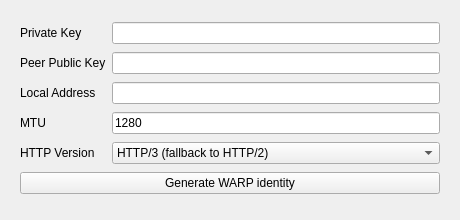
<?xml version="1.0" encoding="UTF-8"?>
<ui version="4.0">
 <class>EditMasque</class>
 <widget class="QWidget" name="EditMasque">
  <property name="geometry">
   <rect>
    <x>0</x>
    <y>0</y>
    <width>460</width>
    <height>220</height>
   </rect>
  </property>
  <property name="windowTitle">
   <string notr="true">EditMasque</string>
  </property>
  <layout class="QVBoxLayout" name="horizontalLayout">
   <item>
    <widget class="QWidget" name="widget" native="true">
     <layout class="QGridLayout" name="formLayout">
      <item row="0" column="0">
       <widget class="QLabel" name="private_key_l">
        <property name="toolTip">
         <string>Base64 DER of the enrolled ECDSA P-256 key; it signs the TLS client certificate.</string>
        </property>
        <property name="text">
         <string>Private Key</string>
        </property>
        <property name="buddy">
         <cstring>private_key</cstring>
        </property>
       </widget>
      </item>
      <item row="0" column="1">
       <widget class="QLineEdit" name="private_key"/>
      </item>
      <item row="1" column="0">
       <widget class="QLabel" name="peer_public_key_l">
        <property name="toolTip">
         <string>Base64 DER of the server's public key. When set, it pins the server certificate, even with Allow insecure.</string>
        </property>
        <property name="text">
         <string>Peer Public Key</string>
        </property>
        <property name="buddy">
         <cstring>peer_public_key</cstring>
        </property>
       </widget>
      </item>
      <item row="1" column="1">
       <widget class="QLineEdit" name="peer_public_key"/>
      </item>
      <item row="2" column="0">
       <widget class="QLabel" name="address_l">
        <property name="toolTip">
         <string>Comma separated list of the tunnel's own addresses, e.g. 172.16.0.2/32,2606:4700::1/128</string>
        </property>
        <property name="text">
         <string>Local Address</string>
        </property>
        <property name="buddy">
         <cstring>address</cstring>
        </property>
       </widget>
      </item>
      <item row="2" column="1">
       <widget class="QLineEdit" name="address"/>
      </item>
      <item row="3" column="0">
       <widget class="QLabel" name="mtu_l">
        <property name="text">
         <string>MTU</string>
        </property>
        <property name="buddy">
         <cstring>mtu</cstring>
        </property>
       </widget>
      </item>
      <item row="3" column="1">
       <widget class="QLineEdit" name="mtu">
        <property name="text">
         <string notr="true">1280</string>
        </property>
       </widget>
      </item>
      <item row="4" column="0">
       <widget class="QLabel" name="http_version_l">
        <property name="toolTip">
         <string>HTTP/3 runs over UDP; HTTP/2 runs over TLS on TCP and works where UDP is blocked.</string>
        </property>
        <property name="text">
         <string>HTTP Version</string>
        </property>
        <property name="buddy">
         <cstring>http_version</cstring>
        </property>
       </widget>
      </item>
      <item row="4" column="1">
       <widget class="QComboBox" name="http_version">
        <property name="toolTip">
         <string>HTTP/3 runs over UDP; HTTP/2 runs over TLS on TCP and works where UDP is blocked.</string>
        </property>
        <item>
         <property name="text">
          <string>HTTP/3 (fallback to HTTP/2)</string>
         </property>
        </item>
        <item>
         <property name="text">
          <string>HTTP/3 only</string>
         </property>
        </item>
        <item>
         <property name="text">
          <string notr="true">HTTP/2</string>
         </property>
        </item>
       </widget>
      </item>
      <item row="5" column="0" colspan="2">
       <widget class="QPushButton" name="warp_autogen">
        <property name="toolTip">
         <string>Register a new Cloudflare WARP device for MASQUE and fill the key, address and server fields.</string>
        </property>
        <property name="text">
         <string>Generate WARP identity</string>
        </property>
       </widget>
      </item>
     </layout>
    </widget>
   </item>
  </layout>
 </widget>
 <tabstops>
  <tabstop>private_key</tabstop>
  <tabstop>peer_public_key</tabstop>
  <tabstop>address</tabstop>
  <tabstop>mtu</tabstop>
  <tabstop>http_version</tabstop>
  <tabstop>warp_autogen</tabstop>
 </tabstops>
 <resources/>
 <connections/>
</ui>
